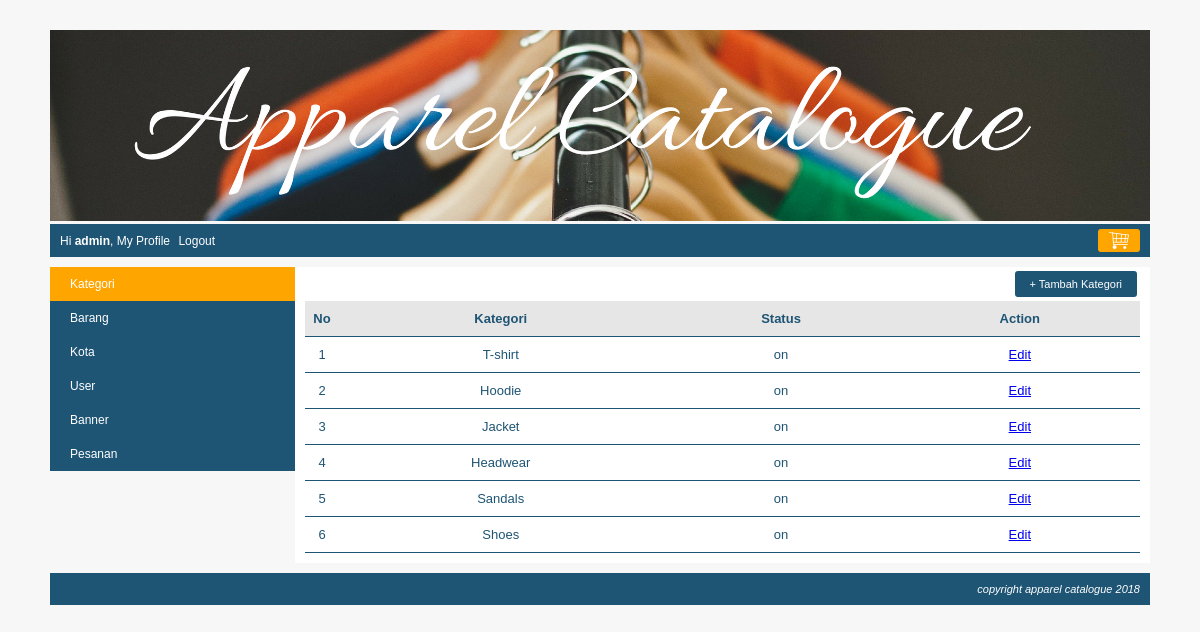
The app's page /index.php?page=my_profile&module=kategori&action=list (signed in) with its own data.
### tables this page shows
CREATE TABLE `kategori` (
  `kategori_id` int(10) NOT NULL,
  `kategori` varchar(150) NOT NULL,
  `status` enum('on','off') NOT NULL
);

### module/kategori/list.php (the view)
<div id="frame-tambah">
	<a href="<?php echo BASE_URL."index.php?page=my_profile&module=kategori&action=form"; ?>" class="tombol-action">+ Tambah Kategori</a>
</div>
<?php
	$queryKategori = mysqli_query($koneksi,"SELECT * FROM kategori");
	if(mysqli_num_rows($queryKategori) == 0){
		echo"<h3> Saat ini belum ada nama kategori di dalam table kategori</h3>";
	}else{
		echo"<table class='table-list'>";
		echo"<tr class='baris-title'>
				<th class='kolom-nomor'>No</th>
				<th class='kiri'>Kategori</th>
				<th class='tengah'>Status</th>
				<th class='tengah'>Action</th>
			</tr>";
		$no=1;
		while($row=mysqli_fetch_assoc($queryKategori)){
			echo"<tr>
					<td class='kolom-nomor'>$no</td>
					<td class='kiri'>$row[kategori]</td>
					<td class='tengah'>$row[status]</td>
					<td class='tengah'>
						<a class='tomobol-action' href='".BASE_URL."index.php?page=my_profile&module=kategori&action=form&kategori_id=$row[kategori_id]'>Edit</a>
					</td>
				</tr>";
				$no++;
		}
		echo "</table>";
	}
?>

### css/style.css (style rules this page uses)
body { font-family:arial; font-size:12px; color:#1e5474; background:#F7F7F7; margin:0px; }
.table-list { width: 100%; border-collapse: collapse; }
.table-list tr { border-bottom: 1px solid #1e5474; }
.table-list tr.baris-title { background: #E6E6E6; }
.table-list tr th, .table-list tr td { padding: 10px 7px; font-size:13px; text-align: center; }
.kolom-nomor { width: 20px; text-align: center; }
.kiri { text-align: left; font-size: 14-x; }
.tengah { text-align: center; }
#frame-tambah { margin-bottom: 10px; text-align: right; }
.tombol-action { background: #1e5474; color: white; padding: 7px 15px; border-radius: 3px; cursor: pointer; text-decoration: none; margin-right: 3px; font-size: 11px; }

### records on screen
kategori: kategori "T-shirt", status "on"
kategori: kategori "Hoodie", status "on"
kategori: kategori "Jacket", status "on"
kategori: kategori "Headwear", status "on"
kategori: kategori "Sandals", status "on"
kategori: kategori "Shoes", status "on"

### other values on screen
$nama "admin"
